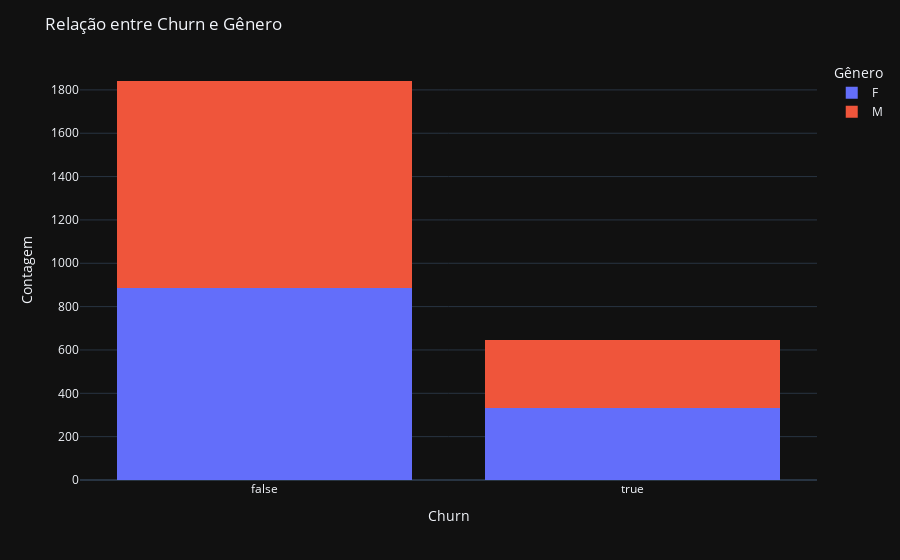
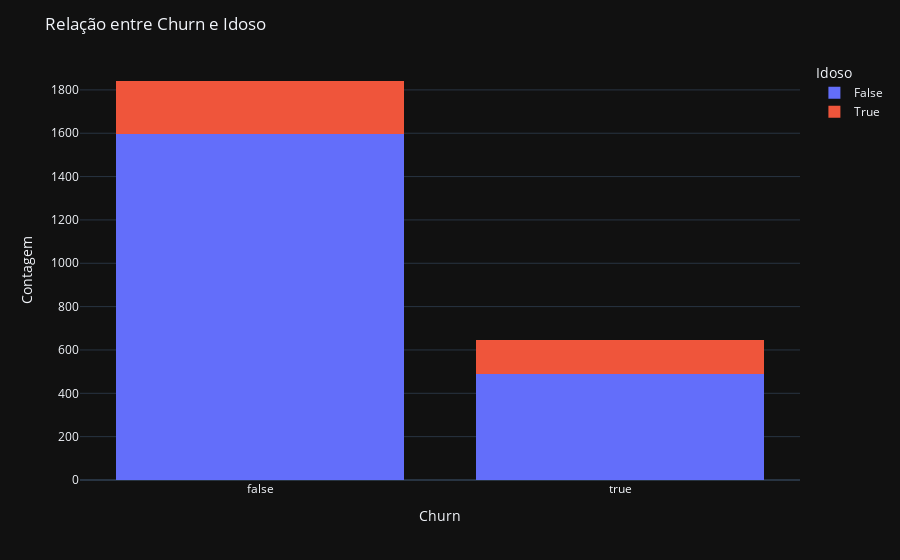
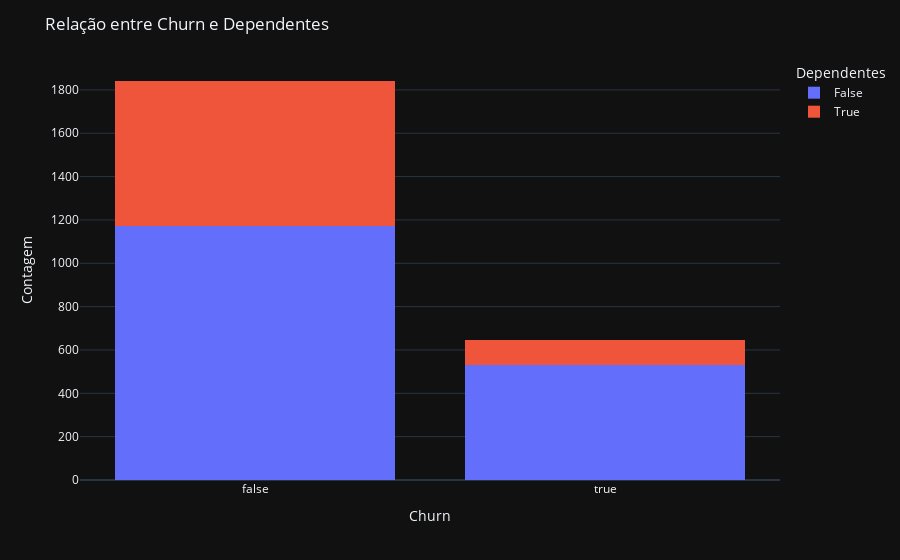
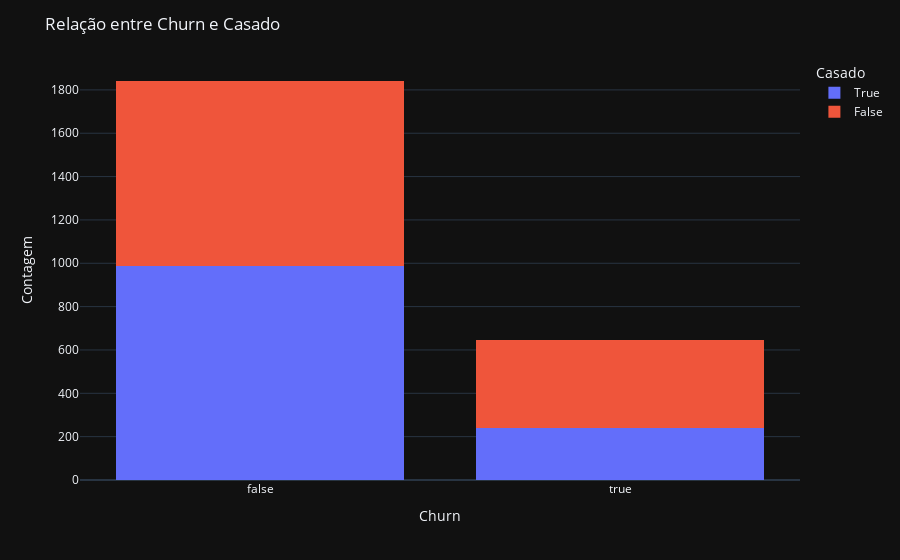

The notebook cell saved with these charts, in order:
### Markdown cell above
### ANÁLISE EM RELAÇÃO A CARACTERÍSTICAS DO CLIENTE

### Code cell
fig1 = px.histogram(df, x='Churn', color='Genero', barmode='stack')
fig1.update_layout(title='Relação entre Churn e Gênero', xaxis_title='Churn', yaxis_title='Contagem', legend_title='Gênero')

fig2 = px.histogram(df, x='Churn', color='Idoso', barmode='stack')
fig2.update_layout(title='Relação entre Churn e Idoso', xaxis_title='Churn', yaxis_title='Contagem', legend_title='Idoso')

fig3 = px.histogram(df, x='Churn', color='Dependentes', barmode='stack')
fig3.update_layout(title='Relação entre Churn e Dependentes', xaxis_title='Churn', yaxis_title='Contagem', legend_title='Dependentes')

fig4 = px.histogram(df, x='Churn', color='Casado', barmode='stack')
fig4.update_layout(title='Relação entre Churn e Casado', xaxis_title='Churn', yaxis_title='Contagem', legend_title='Casado')

fig1.show()
fig2.show()
fig3.show()
fig4.show()

### Figure 1 — Plotly figure (JSON) as saved in the notebook; plotly's stock layout.template omitted (floating-point values rounded to 4 significant figures; data arrays with more than 128 entries replaced by an {"elided": "..."} marker saying what was removed)
{"data": [{"alignmentgroup": "True", "bingroup": "x", "hovertemplate": "Genero=F<br>Churn=%{x}<br>count=%{y}<extra></extra>", "legendgroup": "F", "marker": {"color": "#636efa", "pattern": {"shape": ""}}, "name": "F", "offsetgroup": "F", "orientation": "v", "showlegend": true, "x": {"elided": "1219 bool values"}, "xaxis": "x", "yaxis": "y", "type": "histogram"}, {"alignmentgroup": "True", "bingroup": "x", "hovertemplate": "Genero=M<br>Churn=%{x}<br>count=%{y}<extra></extra>", "legendgroup": "M", "marker": {"color": "#EF553B", "pattern": {"shape": ""}}, "name": "M", "offsetgroup": "M", "orientation": "v", "showlegend": true, "x": {"elided": "1269 bool values"}, "xaxis": "x", "yaxis": "y", "type": "histogram"}], "layout": {"xaxis": {"anchor": "y", "domain": [0.0, 1.0], "title": {"text": "Churn"}}, "yaxis": {"anchor": "x", "domain": [0.0, 1.0], "title": {"text": "Contagem"}}, "legend": {"title": {"text": "Gênero"}, "tracegroupgap": 0}, "margin": {"t": 60}, "barmode": "stack", "title": {"text": "Relação entre Churn e Gênero"}}}

### Figure 2 — Plotly figure (JSON) as saved in the notebook; plotly's stock layout.template omitted (floating-point values rounded to 4 significant figures; data arrays with more than 128 entries replaced by an {"elided": "..."} marker saying what was removed)
{"data": [{"alignmentgroup": "True", "bingroup": "x", "hovertemplate": "Idoso=False<br>Churn=%{x}<br>count=%{y}<extra></extra>", "legendgroup": "False", "marker": {"color": "#636efa", "pattern": {"shape": ""}}, "name": "False", "offsetgroup": "False", "orientation": "v", "showlegend": true, "x": {"elided": "2086 bool values"}, "xaxis": "x", "yaxis": "y", "type": "histogram"}, {"alignmentgroup": "True", "bingroup": "x", "hovertemplate": "Idoso=True<br>Churn=%{x}<br>count=%{y}<extra></extra>", "legendgroup": "True", "marker": {"color": "#EF553B", "pattern": {"shape": ""}}, "name": "True", "offsetgroup": "True", "orientation": "v", "showlegend": true, "x": {"elided": "402 bool values"}, "xaxis": "x", "yaxis": "y", "type": "histogram"}], "layout": {"xaxis": {"anchor": "y", "domain": [0.0, 1.0], "title": {"text": "Churn"}}, "yaxis": {"anchor": "x", "domain": [0.0, 1.0], "title": {"text": "Contagem"}}, "legend": {"title": {"text": "Idoso"}, "tracegroupgap": 0}, "margin": {"t": 60}, "barmode": "stack", "title": {"text": "Relação entre Churn e Idoso"}}}

### Figure 3 — Plotly figure (JSON) as saved in the notebook; plotly's stock layout.template omitted (floating-point values rounded to 4 significant figures; data arrays with more than 128 entries replaced by an {"elided": "..."} marker saying what was removed)
{"data": [{"alignmentgroup": "True", "bingroup": "x", "hovertemplate": "Dependentes=False<br>Churn=%{x}<br>count=%{y}<extra></extra>", "legendgroup": "False", "marker": {"color": "#636efa", "pattern": {"shape": ""}}, "name": "False", "offsetgroup": "False", "orientation": "v", "showlegend": true, "x": {"elided": "1705 bool values"}, "xaxis": "x", "yaxis": "y", "type": "histogram"}, {"alignmentgroup": "True", "bingroup": "x", "hovertemplate": "Dependentes=True<br>Churn=%{x}<br>count=%{y}<extra></extra>", "legendgroup": "True", "marker": {"color": "#EF553B", "pattern": {"shape": ""}}, "name": "True", "offsetgroup": "True", "orientation": "v", "showlegend": true, "x": {"elided": "783 bool values"}, "xaxis": "x", "yaxis": "y", "type": "histogram"}], "layout": {"xaxis": {"anchor": "y", "domain": [0.0, 1.0], "title": {"text": "Churn"}}, "yaxis": {"anchor": "x", "domain": [0.0, 1.0], "title": {"text": "Contagem"}}, "legend": {"title": {"text": "Dependentes"}, "tracegroupgap": 0}, "margin": {"t": 60}, "barmode": "stack", "title": {"text": "Relação entre Churn e Dependentes"}}}

### Figure 4 — Plotly figure (JSON) as saved in the notebook; plotly's stock layout.template omitted (floating-point values rounded to 4 significant figures; data arrays with more than 128 entries replaced by an {"elided": "..."} marker saying what was removed)
{"data": [{"alignmentgroup": "True", "bingroup": "x", "hovertemplate": "Casado=True<br>Churn=%{x}<br>count=%{y}<extra></extra>", "legendgroup": "True", "marker": {"color": "#636efa", "pattern": {"shape": ""}}, "name": "True", "offsetgroup": "True", "orientation": "v", "showlegend": true, "x": {"elided": "1226 bool values"}, "xaxis": "x", "yaxis": "y", "type": "histogram"}, {"alignmentgroup": "True", "bingroup": "x", "hovertemplate": "Casado=False<br>Churn=%{x}<br>count=%{y}<extra></extra>", "legendgroup": "False", "marker": {"color": "#EF553B", "pattern": {"shape": ""}}, "name": "False", "offsetgroup": "False", "orientation": "v", "showlegend": true, "x": {"elided": "1262 bool values"}, "xaxis": "x", "yaxis": "y", "type": "histogram"}], "layout": {"xaxis": {"anchor": "y", "domain": [0.0, 1.0], "title": {"text": "Churn"}}, "yaxis": {"anchor": "x", "domain": [0.0, 1.0], "title": {"text": "Contagem"}}, "legend": {"title": {"text": "Casado"}, "tracegroupgap": 0}, "margin": {"t": 60}, "barmode": "stack", "title": {"text": "Relação entre Churn e Casado"}}}
